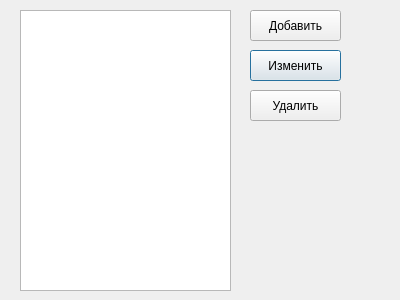
<?xml version="1.0" encoding="UTF-8"?>
<ui version="4.0">
 <class>Dialog</class>
 <widget class="QDialog" name="Dialog">
  <property name="geometry">
   <rect>
    <x>0</x>
    <y>0</y>
    <width>400</width>
    <height>300</height>
   </rect>
  </property>
  <property name="windowTitle">
   <string>Dialog</string>
  </property>
  <widget class="QListWidget" name="list_RSA_win">
   <property name="geometry">
    <rect>
     <x>20</x>
     <y>10</y>
     <width>211</width>
     <height>281</height>
    </rect>
   </property>
  </widget>
  <widget class="QPushButton" name="change">
   <property name="geometry">
    <rect>
     <x>250</x>
     <y>50</y>
     <width>91</width>
     <height>31</height>
    </rect>
   </property>
   <property name="text">
    <string>Изменить</string>
   </property>
  </widget>
  <widget class="QPushButton" name="remove">
   <property name="geometry">
    <rect>
     <x>250</x>
     <y>90</y>
     <width>91</width>
     <height>31</height>
    </rect>
   </property>
   <property name="text">
    <string>Удалить</string>
   </property>
  </widget>
  <widget class="QPushButton" name="add">
   <property name="geometry">
    <rect>
     <x>250</x>
     <y>10</y>
     <width>91</width>
     <height>31</height>
    </rect>
   </property>
   <property name="text">
    <string>Добавить</string>
   </property>
  </widget>
 </widget>
 <resources/>
 <connections/>
</ui>
